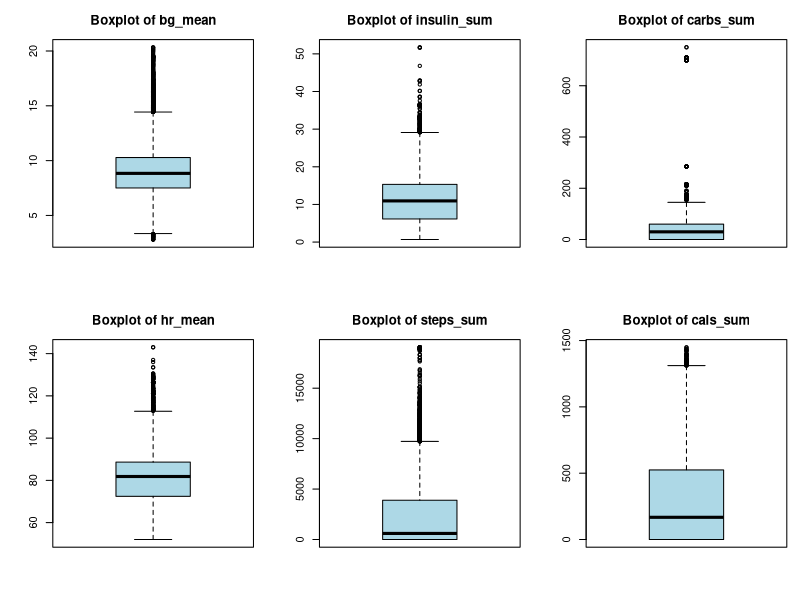
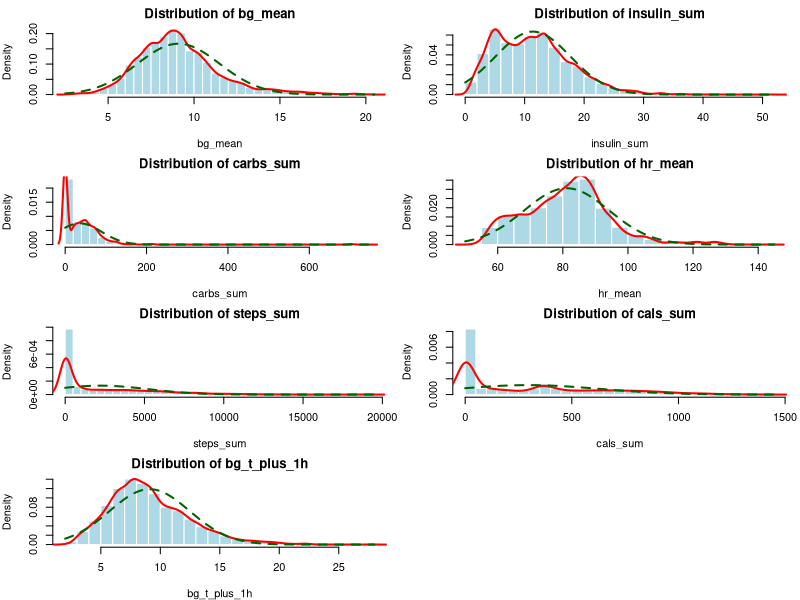

The R script that drew these images, in order: (Note: this script raises an error after producing the figures.)
## ---- chunk 1
library(dplyr)
library(zoo)
library(ggplot2)
library(gridExtra)
library(corrplot)
## ---- chunk 2
data <- read.csv("dataset.csv", header = TRUE) %>%
  rename(bg_t_plus_1h = `bg.1.00`)
## ---- chunk 3
cat("=== Dataset Structure ===\n")
str(data)

cat("\n=== Missing Values per Column ===\n")
colSums(is.na(data))

cat("\n=== Number of Zero Values per Column ===\n")
sapply(data, function(x) sum(x == 0, na.rm = TRUE))

cat("\n=== Outliers Count per Column (IQR method) ===\n")
outlier_counts <- sapply(data, function(x) {
  if (!is.numeric(x)) return(NA)
  
  x_no_na <- x[!is.na(x)]
  Q1 <- quantile(x_no_na, 0.25)
  Q3 <- quantile(x_no_na, 0.75)
  IQR <- Q3 - Q1
  
  sum(x_no_na < (Q1 - 1.5 * IQR) | x_no_na > (Q3 + 1.5 * IQR))
})

print(outlier_counts)

cat("\n=== Dataset Summary ===\n")
summary(data)

## ---- chunk 4
is_na <- is.na(data$hr_mean)

r <- rle(is_na)


missing_chunks <- r$lengths[r$values == TRUE]

cat("== Serial missing chunks == \n")
missing_chunks

## ---- chunk 5
predictors <- c("bg_mean", "insulin_sum", "carbs_sum",
                "hr_mean", "steps_sum", "cals_sum")

# Set layout to multiple plots per row (optional)
par(mfrow = c(2, 3), mar = c(4, 4, 3, 1))  # 2 rows, 3 columns

# Loop through each predictor

for (col in predictors) {
  boxplot(data[[col]], main = paste("Boxplot of", col), col = "lightblue", horizontal = FALSE)
}

# Reset layout to default
par(mfrow = c(1, 1))
## ---- chunk 6
# List of numeric predictors + target
numeric_cols <- c("bg_mean", "insulin_sum", "carbs_sum", 
                  "hr_mean", "steps_sum", "cals_sum", "bg_t_plus_1h")

# Set up plotting area
par(mfrow = c(4, 2), mar = c(4, 4, 2, 1))  # 4x2 grid

for(col in numeric_cols) {
  
  hist(data[[col]], 
       breaks = 30, 
       col = "lightblue", 
       border = "white",
       main = paste("Distribution of", col),
       xlab = col,
       prob = TRUE)
  
  # Add density line
  lines(density(data[[col]], na.rm = TRUE), col = "red", lwd = 2)
  
  # Add normal distribution curve for reference
  curve(dnorm(x, mean = mean(data[[col]], na.rm = TRUE),
                 sd = sd(data[[col]], na.rm = TRUE)),
        add = TRUE, col = "darkgreen", lwd = 2, lty = 2)
}

# Reset plotting layout
par(mfrow = c(1,1))
## ---- chunk 7
plot_df <- data.frame(
  hr_value = c(data$hr_mean, data_filled$hr_mean),
  Type = factor(c(rep("Original", nrow(data)), rep("Filled", nrow(data))))
)

plot_df <- plot_df[is.finite(plot_df$hr_value), ]

# Histogram
p1 <- ggplot(plot_df, aes(x = hr_value, fill = Type)) +
  geom_histogram(alpha = 0.5, position = "identity", bins = 30, color = "black") +
  labs(title = "HR Mean Distribution: Original vs Filled",
       x = "Heart Rate (bpm)", y = "Frequency") +
  theme_minimal()


# Density
p2 <- ggplot(plot_df, aes(x = hr_value, color = Type)) +
  geom_density(size = 1.1) +
  labs(title = "Density Comparison: Original vs Filled",
       x = "Heart Rate (bpm)", y = "Density") +
  theme_minimal()

grid.arrange(p1, p2, ncol = 2)

## ---- chunk 8
str(data)
## ---- chunk 9
ggplot(data, aes(x = 1:nrow(data))) +
  geom_line(aes(y = bg_mean), color = "blue") +
  geom_line(aes(y = hr_mean), color = "red") +
  labs(title = "Time series of bg_mean and hr_mean", x = "Index", y = "Values")
## ---- chunk 10
ggplot(data_filled, aes(x = 1:nrow(data_filled))) +
  geom_line(aes(y = bg_mean), color = "blue") +
  geom_line(aes(y = hr_mean), color = "red") +
  labs(title = "Time series of bg_mean and hr_mean", x = "Index", y = "Values")
## ---- chunk 11
for (col in predictors) {
  p <- ggplot(data_filled, aes(x = "", y = .data[[col]])) +  # dummy x
    geom_violin(fill = "lightblue") +
    geom_boxplot(width = 0.1) +
    labs(title = paste("Violin + Boxplot of", col), x = NULL)
  
  print(p)
}
## ---- chunk 12
for (col in predictors) {
  p <- ggplot(data, aes(x = "", y = .data[[col]])) +  # dummy x
    geom_violin(fill = "lightblue") +
    geom_boxplot(width = 0.1) +
    labs(title = paste("Violin + Boxplot of", col), x = NULL)
  
  print(p)
}
## ---- chunk 13
pairs(data[, numeric_cols], main = "Scatterplot Matrix")
cor(data[, numeric_cols], use = "complete.obs")
## ---- chunk 14

corr_matrix_1 <- cor(data_filled[, predictors], use = "pairwise.complete.obs")
corrplot(corr_matrix_1, method="color", addCoef.col="black")
## ---- chunk 15
corr_matrix_2 <- cor(data[, predictors], use = "pairwise.complete.obs")
corrplot(corr_matrix_2, method="color", addCoef.col="black")
## ---- chunk 16
#write.csv(data_filled, "clean_dataset.csv", row.names = FALSE)

## ---- chunk 17
#write.csv(data, "compare.csv", row.names = FALSE)
## ---- chunk 18
getwd()
